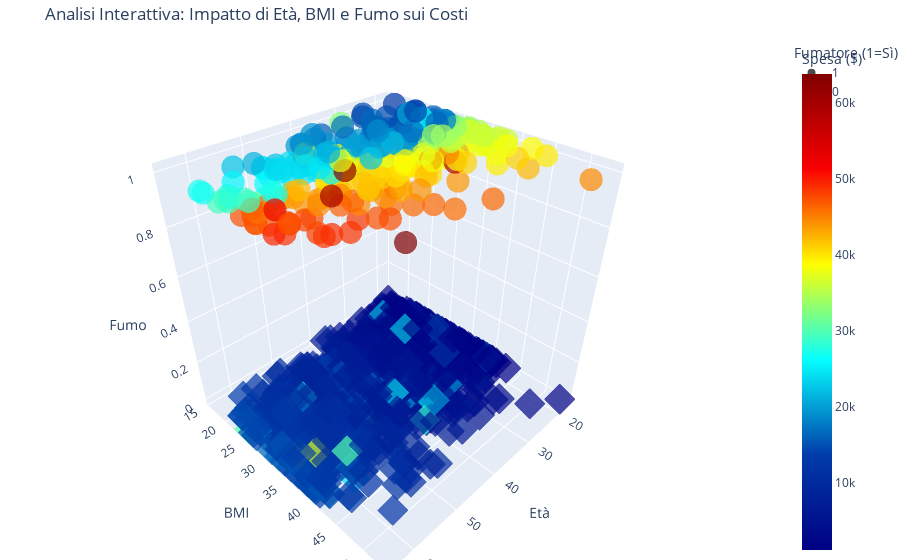

The code cell stored with this chart in its notebook:
### Code cell
import plotly.express as px

# Creazione del grafico 3D interattivo
fig = px.scatter_3d(
    dataset, 
    x='age', 
    y='bmi', 
    z='smoker',
    color='expenses',          # Colore basato sulla spesa
    symbol='smoker',          # Forma diversa per fumatori/non fumatori
    opacity=0.7,
    size_max=10,
    title='Analisi Interattiva: Impatto di Età, BMI e Fumo sui Costi',
    labels={'age': 'Età', 'bmi': 'BMI', 'smoker': 'Fumatore (1=Sì)', 'expenses': 'Spesa ($)'},
    color_continuous_scale='Jet' # Scala cromatica simile a quella che avevi usato
)

# Miglioramento del layout
fig.update_layout(
    margin=dict(l=0, r=0, b=0, t=40),
    scene=dict(
        xaxis_title='Età',
        yaxis_title='BMI',
        zaxis_title='Fumo'
    )
)

fig.show()

plt.show()

### Figure 1 — Plotly figure (JSON) as saved in the notebook; plotly's stock layout.template omitted (floating-point values rounded to 4 significant figures; data arrays with more than 128 entries replaced by an {"elided": "..."} marker saying what was removed)
{"data": [{"hovertemplate": "Fumatore (1=Sì)=%{z}<br>Età=%{x}<br>BMI=%{y}<br>Spesa ($)=%{marker.color}<extra></extra>", "legendgroup": "1", "marker": {"color": {"elided": "274 float values"}, "coloraxis": "coloraxis", "opacity": 0.7, "symbol": "circle"}, "mode": "markers", "name": "1", "scene": "scene", "showlegend": true, "type": "scatter3d", "x": {"elided": "274 int values"}, "y": {"elided": "274 float values"}, "z": {"elided": "274 int values"}}, {"hovertemplate": "Fumatore (1=Sì)=%{z}<br>Età=%{x}<br>BMI=%{y}<br>Spesa ($)=%{marker.color}<extra></extra>", "legendgroup": "0", "marker": {"color": {"elided": "1064 float values"}, "coloraxis": "coloraxis", "opacity": 0.7, "symbol": "diamond"}, "mode": "markers", "name": "0", "scene": "scene", "showlegend": true, "type": "scatter3d", "x": {"elided": "1064 int values"}, "y": {"elided": "1064 float values"}, "z": {"elided": "1064 int values"}}], "layout": {"coloraxis": {"colorbar": {"title": {"text": "Spesa ($)"}}, "colorscale": [[0, "rgb(0,0,131)"], [0.2, "rgb(0,60,170)"], [0.4, "rgb(5,255,255)"], [0.6, "rgb(255,255,0)"], [0.8, "rgb(250,0,0)"], [1, "rgb(128,0,0)"]]}, "legend": {"title": {"text": "Fumatore (1=Sì)"}, "tracegroupgap": 0}, "margin": {"b": 0, "l": 0, "r": 0, "t": 40}, "scene": {"domain": {"x": [0, 1], "y": [0, 1]}, "xaxis": {"title": {"text": "Età"}}, "yaxis": {"title": {"text": "BMI"}}, "zaxis": {"categoryarray": [1, 0], "categoryorder": "array", "title": {"text": "Fumo"}}}, "title": {"text": "Analisi Interattiva: Impatto di Età, BMI e Fumo sui Costi"}}}
